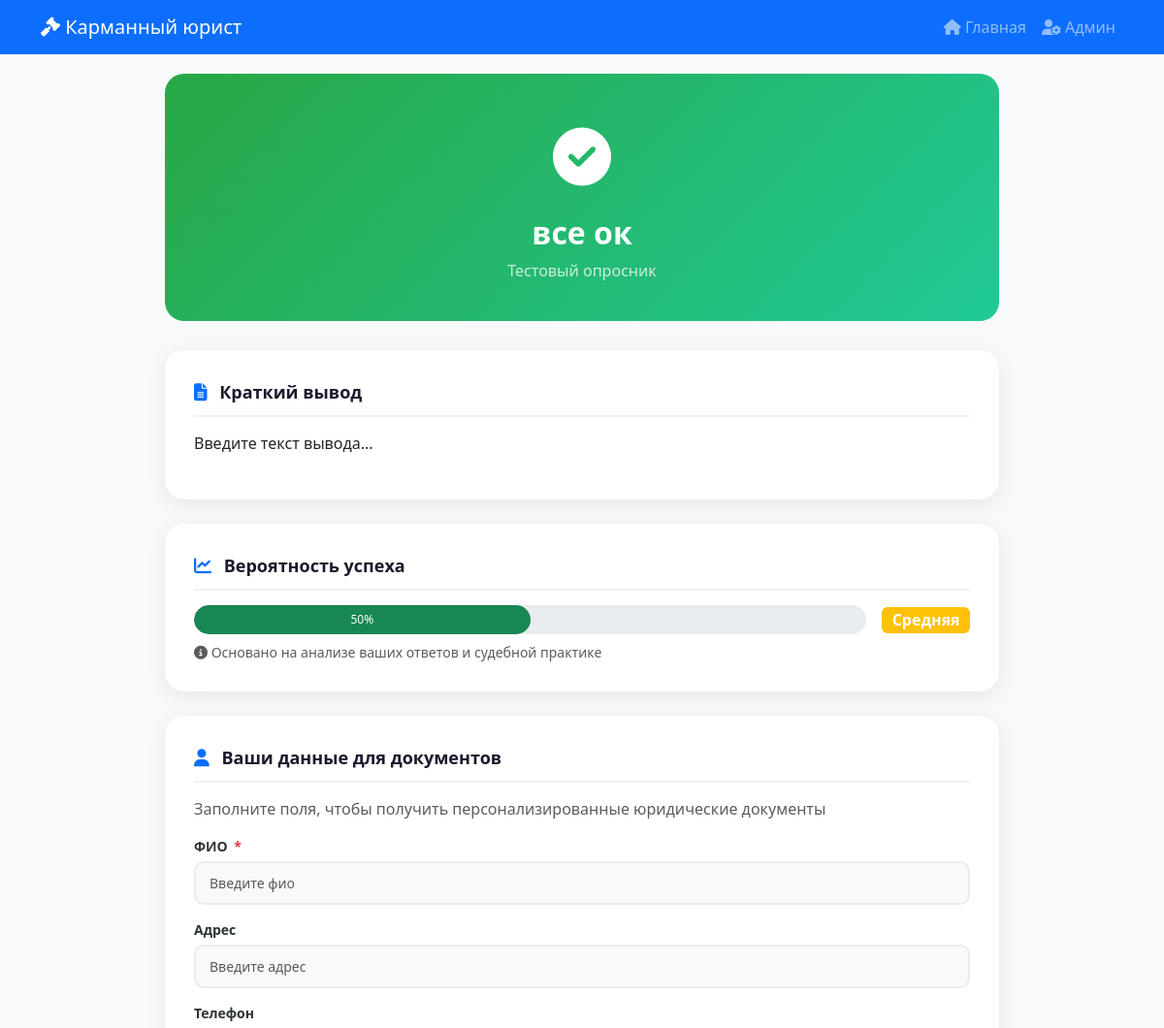
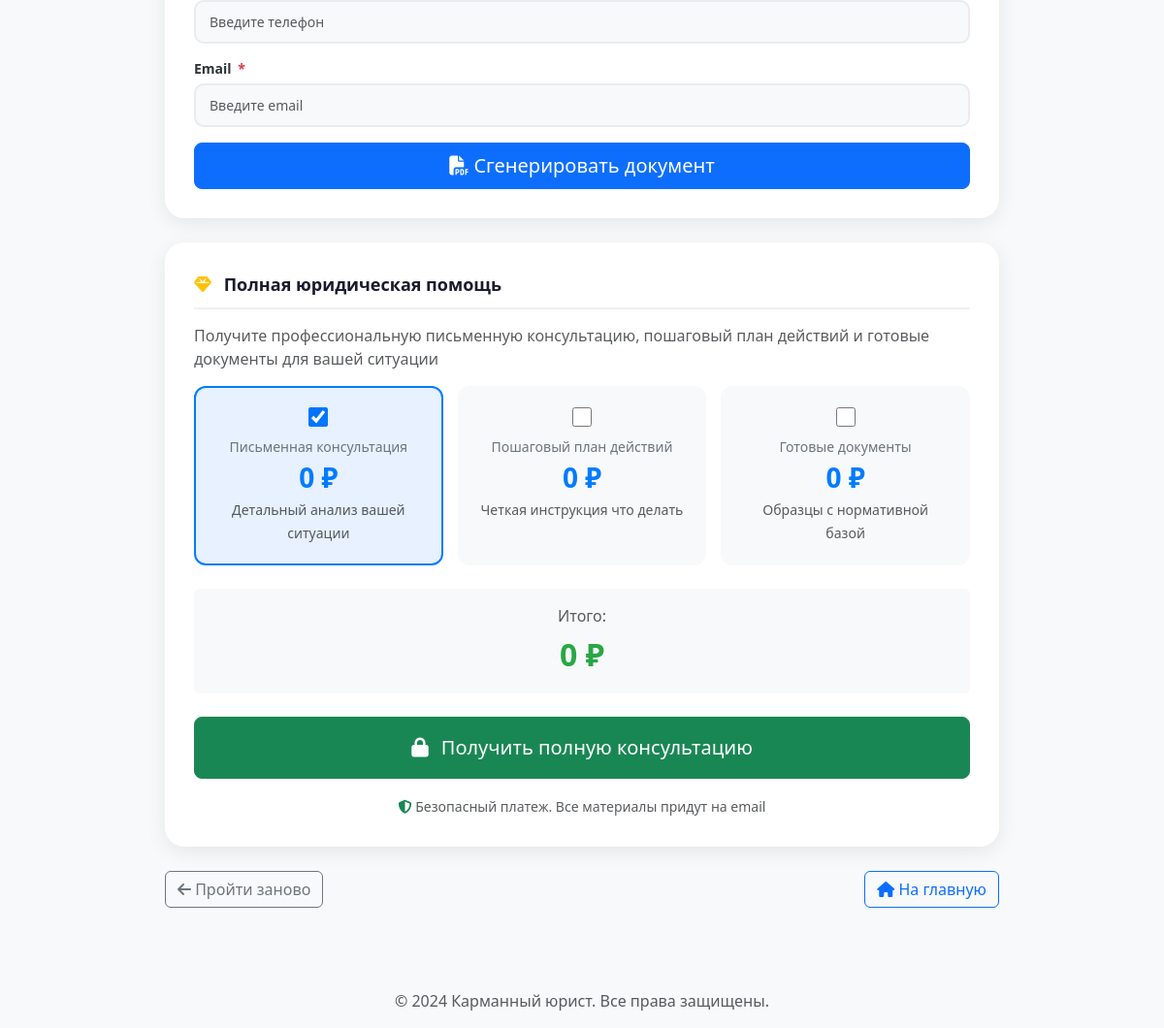
/result/14/, run on the app's committed database (2 pictures, top to bottom).
### core/models.py (models this page shows, shortened)
class Conclusion(models.Model):
    questionnaire = models.ForeignKey(
        Questionnaire,
        on_delete=models.CASCADE,
        verbose_name='Опросник',
        related_name='conclusions'
    )
    order = models.PositiveIntegerField('Номер вывода')
    title = models.CharField('Заголовок', max_length=200)
    is_paid = models.BooleanField('Только платно', default=False)  # Добавить
    views_count = models.PositiveIntegerField('Просмотров', default=0)  # Добавить
    purchases_count = models.PositiveIntegerField('Покупок', default=0)  # Добавить
    short_text = models.TextField('Краткий вывод (бесплатно)')
    user_data_fields = models.JSONField(
        'Поля для сбора данных',
        default=list,
        blank=True,
        help_text='Список полей, которые нужно заполнить пользователю. Формат: [{"name": "full_name", "label": "ФИО", "type": "text", "required": true}]'
    )
    full_text = models.TextField('Итоговый вывод (платно)')
    pros = models.TextField('Плюсы ситуации', blank=True, help_text='Положительные аспекты для пользователя')
    cons = models.TextField('Минусы ситуации', blank=True, help_text='Негативные аспекты для пользователя')
    success_rate = models.IntegerField('Вероятность успеха', default=50, help_text='От 0 до 100%')
    price = models.DecimalField('Цена', max_digits=10, decimal_places=2, default=0)
    documents = models.FileField(
        'Документы',
        upload_to='docs/%Y/%m/%d/',
        blank=True,
        null=True,
        help_text='Прикрепите файлы документов'
    )
    created_at = models.DateTimeField('Дата создания', auto_now_add=True)
    class Meta:
        verbose_name = 'Вывод'
        verbose_name_plural = 'Выводы'
        ordering = ['order']

class Questionnaire(models.Model):
    direction = models.ForeignKey(
        LegalDirection,
        on_delete=models.CASCADE,
        verbose_name='Направление',
        related_name='questionnaires'
    )
    name = models.CharField('Название опросника', max_length=200)
    description = models.TextField('Описание', blank=True)
    is_active = models.BooleanField('Активен', default=True)
    workflow = models.JSONField('Визуальный алгоритм', default=dict, blank=True)
    created_at = models.DateTimeField('Дата создания', auto_now_add=True)
    updated_at = models.DateTimeField('Дата обновления', auto_now=True)
    views_count = models.PositiveIntegerField('Просмотров', default=0)  # Добавить
    completions_count = models.PositiveIntegerField('Завершений', default=0)
    class Meta:
        verbose_name = 'Опросник'
        verbose_name_plural = 'Опросники'
        ordering = ['-created_at']

### core/views.py (the view, shortened to what this page needs)
# urls.py: path('result/<int:conclusion_id>/', views.user_result, name='user_result'),
def user_result(request, conclusion_id):
    import logging
    logger = logging.getLogger(__name__)
    conclusion = get_object_or_404(Conclusion, id=conclusion_id)
    logger.info(f"🔍 user_result: conclusion_id={conclusion_id}")
    logger.info(f"🔍 title={conclusion.title}")
    logger.info(f"🔍 user_data_fields={conclusion.user_data_fields}")
    logger.info(f"🔍 type={type(conclusion.user_data_fields)}")
    logger.info(f"🔍 length={len(conclusion.user_data_fields) if conclusion.user_data_fields else 0}")
    context = {
        'conclusion': conclusion,
    }
    return render(request, 'user/result.html', context)

### core/templates/user/result.html (shortened to what this page needs)
{% extends 'base.html' %}
{% load static %}
{% block content %}
<div class="container result-container">
    <div class="result-header">
        <div class="icon">
            <i class="fas fa-check-circle"></i>
        </div>
        <h2 class="fw-bold">{{ conclusion.title }}</h2>
        <p class="mb-0 opacity-75">{{ conclusion.questionnaire.name }}</p>
    </div>
    <div class="result-card">
        <div class="section-title">
            <i class="fas fa-file-alt text-primary me-2"></i> Краткий вывод
        </div>
        <p class="mb-0" style="font-size: 16px; line-height: 1.8;">
            {{ conclusion.short_text|linebreaks }}
        </p>
    </div>
    <div class="result-card">
        <div class="section-title">
            <i class="fas fa-chart-line text-primary me-2"></i> Вероятность успеха
        </div>
        <div class="d-flex align-items-center">
            <div class="flex-grow-1">
                <div class="progress" style="height: 30px; border-radius: 15px;">
                    <div class="progress-bar bg-success" role="progressbar"
                         style="width: {{ conclusion.success_rate }}%; border-radius: 15px;"
                         aria-valuenow="{{ conclusion.success_rate }}"
                         aria-valuemin="0"
                         aria-valuemax="100">
                        {{ conclusion.success_rate }}%
                    </div>
                </div>
            </div>
            <div class="ms-3">
                <span class="badge bg-{% if conclusion.success_rate > 70 %}success{% elif conclusion.success_rate > 40 %}warning{% else %}danger{% endif %} fs-6">
                    {% if conclusion.success_rate > 70 %}Высокая{% elif conclusion.success_rate > 40 %}Средняя{% else %}Низкая{% endif %}
                </span>
            </div>
        </div>
        <p class="text-muted small mt-2 mb-0">
            <i class="fas fa-info-circle"></i>
            Основано на анализе ваших ответов и судебной практике
        </p>
    </div>
    <div class="result-card" id="userDataSection">
        <div class="section-title">
            <i class="fas fa-user text-primary me-2"></i> Ваши данные для документов
        </div>
        <p class="text-muted">Заполните поля, чтобы получить персонализированные юридические документы</p>
        <form id="userDataForm">
            <div id="dynamicFields">
            </div>
            <div class="mt-3">
                <button type="submit" class="btn btn-primary btn-lg w-100 generate-btn" id="saveUserDataBtn">
                    <i class="fas fa-file-pdf"></i> Сгенерировать документ
                </button>
            </div>
        </form>
    </div>
    <div class="result-card" id="paymentSection">
        <div class="section-title">
            <i class="fas fa-gem text-warning me-2"></i> Полная юридическая помощь
        </div>
        <p class="text-muted">
            Получите профессиональную письменную консультацию, пошаговый план действий
            и готовые документы для вашей ситуации
        </p>
        <form id="paymentForm" method="post" action="{% url 'core:user_payment' conclusion.id %}">
            <div class="payment-options mb-4">
                <div class="payment-option selected" onclick="toggleOption(this)">
                    <input type="checkbox" name="services" value="consultation" checked>
                    <div class="label">Письменная консультация</div>
                    <div class="price">{{ conclusion.price|floatformat:0 }} ₽</div>
                    <small class="text-muted">Детальный анализ вашей ситуации</small>
                </div>
                <div class="payment-option" onclick="toggleOption(this)">
                    <input type="checkbox" name="services" value="plan">
                    <div class="label">Пошаговый план действий</div>
                    <div class="price">{{ conclusion.price|floatformat:0|add:0 }} ₽</div>
                    <small class="text-muted">Четкая инструкция что делать</small>
                </div>
                <div class="payment-option" onclick="toggleOption(this)">
                    <input type="checkbox" name="services" value="documents">
                    <div class="label">Готовые документы</div>
                    <div class="price">{{ conclusion.price|floatformat:0|add:0 }} ₽</div>
                    <small class="text-muted">Образцы с нормативной базой</small>
                </div>
            </div>
            <div class="text-center py-3 bg-light rounded">
                <p class="text-muted mb-1">Итого:</p>
                <div class="total-price" id="totalPrice">{{ conclusion.price|floatformat:0 }} ₽</div>
            </div>
            <div class="d-grid gap-2 mt-4">
                <button type="submit" class="btn btn-success btn-lg py-3">
                    <i class="fas fa-lock me-2"></i> Получить полную консультацию
                </button>
            </div>
        </form>
        <div class="text-center mt-3">
            <small class="text-muted">
                <i class="fas fa-shield-alt text-success"></i>
                Безопасный платеж. Все материалы придут на email
            </small>
        </div>
    </div>
    <div class="d-flex justify-content-between mt-4">
        <a href="{% url 'core:user_questionnaire' conclusion.questionnaire.id %}"
           class="btn btn-outline-secondary">
            <i class="fas fa-arrow-left"></i> Пройти заново
        </a>
        <a href="{% url 'core:user_select_problem' %}" class="btn btn-outline-primary">
            <i class="fas fa-home"></i> На главную
        </a>
    </div>
</div>
{% endblock %}

### core/static/css/style.css (style rules this page uses)
body { font-family: 'Segoe UI', Tahoma, Geneva, Verdana, sans-serif; background-color: #f8f9fa; }

### core/templates/user/result.html (style rules this page uses)
.result-container { max-width: 900px; margin: 0 auto; padding: 20px; }
.result-header { background: linear-gradient(135deg, #28a745, #20c997); color: white; border-radius: 20px; padding: 40px; text-align: center; margin-bottom: 30px; animation: fadeInUp 0.6s ease; }
.result-header .icon { font-size: 60px; margin-bottom: 15px; }
.result-card { background: white; border-radius: 20px; padding: 30px; box-shadow: 0 5px 20px rgba(0,0,0,0.08); margin-bottom: 25px; animation: fadeInUp 0.8s ease; }
.section-title { font-size: 18px; font-weight: 600; color: #1a1a2e; margin-bottom: 15px; padding-bottom: 10px; border-bottom: 2px solid #f0f0f0; }
.generate-btn { transition: all 0.3s; }
.payment-options { display: grid; grid-template-columns: 1fr 1fr 1fr; gap: 15px; }
.payment-option { background: #f8f9fa; border-radius: 12px; padding: 20px; text-align: center; transition: all 0.3s; border: 2px solid transparent; cursor: pointer; }
.payment-option.selected { border-color: #007bff; background: #e7f1ff; }
.payment-option .price { font-size: 28px; font-weight: bold; color: #007bff; }
.payment-option .label { font-size: 14px; color: #6c757d; }
.payment-option input[type="checkbox"] { width: 20px; height: 20px; margin-bottom: 10px; }
.total-price { font-size: 32px; font-weight: bold; color: #28a745; }

### data on the page
Conclusion: title "все ок", questionnaire.name "Тестовый опросник", short_text "Введите текст вывода...", success_rate "50", price "0", price|add "0"
